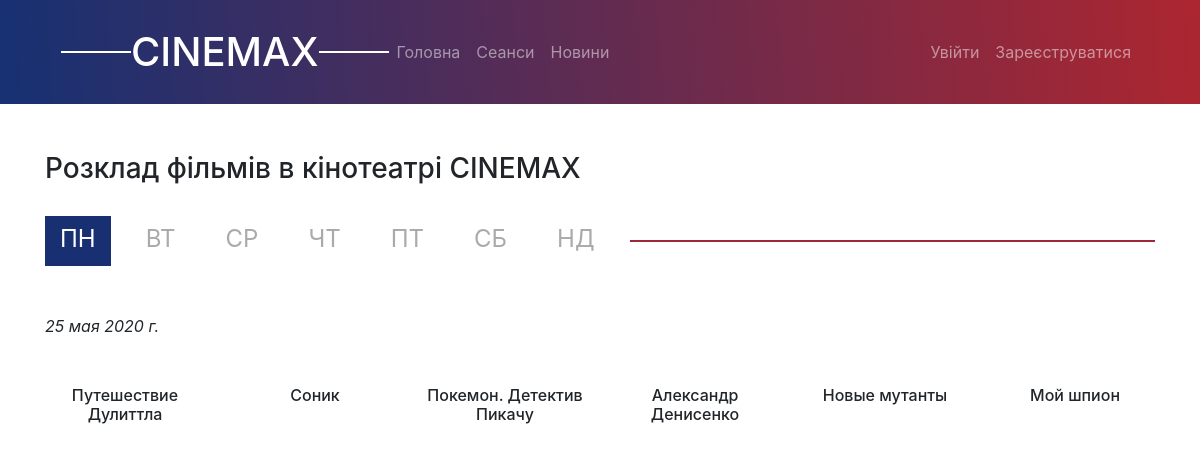
Before: /sessions/ with the older database file.
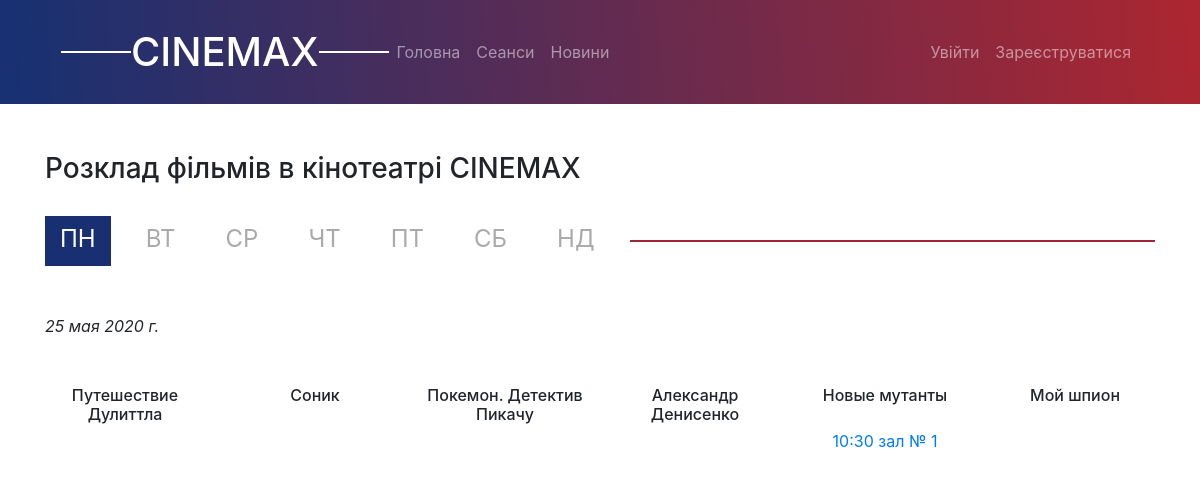
After: the same page with the newer database file.
### app/models.py (models this page shows, shortened)
class TimeStampMixin(models.Model):
    created_at = models.DateTimeField(auto_now_add=True, null=True)
    updated_at = models.DateTimeField(auto_now=True, null=True)
    class Meta:
        abstract = True

class Weekday(TimeStampMixin, models.Model):
    weekday = models.CharField(max_length=150)
    date = models.DateField()
    weekday_en = models.CharField(max_length=50)

class Film(TimeStampMixin, models.Model): # Фильм
    name = models.CharField(max_length = 150)
    duration_film = models.TimeField() # '14:30'
    desc = models.TextField()
    year = models.PositiveSmallIntegerField("Дата выхода", default=2019)
    contry = models.CharField(max_length = 150)
    genre = models.ManyToManyField(Genre, verbose_name="жанры")
    actor = models.ManyToManyField(Actor, verbose_name="актеры", related_name="film_actor")
    directors = models.ManyToManyField(Actor, verbose_name="режиссер", related_name="film_director")
    premiere = models.CharField(max_length = 150)
    budget = models.PositiveIntegerField()
    image = models.ImageField(upload_to = 'posters/')
    url_trailer = models.CharField(max_length=200)

class Session(TimeStampMixin, models.Model): # сеанс
    id_film = models.ForeignKey(Film, on_delete = models.CASCADE)
    session_date = models.DateField()
    id_time_session = models.ForeignKey(Time_Sessions, on_delete = models.CASCADE)
    id_hall = models.ForeignKey(Hall, on_delete = models.CASCADE)
    price_session = models.PositiveIntegerField()

class Time_Sessions(TimeStampMixin, models.Model):
    time = models.TimeField()

class Hall(TimeStampMixin, models.Model): # зал
    number_hall = models.IntegerField()
    number_of_row = models.IntegerField()
    number_of_seats_in_a_row = models.IntegerField()
    spaciousness = models.IntegerField()

### app/views.py (the view, shortened to what this page needs)
# urls.py: path('sessions/', app_views.SessionsListView.as_view(), name="sessions"),
class SessionsListView(View):
    def get(self, request):
        tday = date.today()
        num_week_day = date.today().weekday()
        if num_week_day == 0:
            pn = tday + datetime.timedelta(days=0)
            vt = tday + datetime.timedelta(days=1)
            sr = tday + datetime.timedelta(days=2)
            ct = tday + datetime.timedelta(days=3)
            pt = tday + datetime.timedelta(days=4)
            sb = tday + datetime.timedelta(days=5)
            nd = tday + datetime.timedelta(days=6)
        sessions_pn = Session.objects.filter(session_date = pn ).all()
        sessions_vt = Session.objects.filter(session_date = vt ).all()
        sessions_sr = Session.objects.filter(session_date = sr ).all()
        sessions_ct = Session.objects.filter(session_date = ct ).all()
        sessions_pt = Session.objects.filter(session_date = pt ).all()
        sessions_sb = Session.objects.filter(session_date = sb ).all()
        sessions_nd = Session.objects.filter(session_date = nd ).all()
        sessions_time = Time_Sessions.objects.all()
        sessions = Session.objects.all()
        days = ['пн', 'вт', 'ср', 'чт', 'пт', 'сб', 'нд']
        k = 0
        for i in range(0, len(days)):
            try:
                Weekday.objects.filter(weekday = days[num_week_day + i]).update(date = tday + datetime.timedelta(days=i))
                k += 1
            except Exception:
                Weekday.objects.filter(weekday = days[i-k]).update(date = tday + datetime.timedelta(days=i))
        active_vkladka = 0
        for day in Weekday.objects.all():
            dat = day.date
            if dat.weekday() == num_week_day:
                active_vkladka = day.weekday_en
        sessions = Session.objects.all()
        week = Weekday.objects.order_by('-id').all()
        movies = Film.objects.order_by('-id').all()
        halls = Hall.objects.all()
        context = {
            'sessions_pn': sessions_pn,
            'sessions_vt': sessions_vt,
            'sessions_sr': sessions_sr,
            'sessions_ct': sessions_ct,
            'sessions_pt': sessions_pt,
            'sessions_sb': sessions_sb,
            'sessions_nd': sessions_nd,
            'sessions_time': sessions_time,
            'num_week_day': num_week_day,
            'active_vkladka': active_vkladka,
            'sessions': sessions,
            'movies': movies,
            'halls': halls,
            'week': week,
        }
        return render(request, 'app_template/sessions.html', context)

### templates/app_template/sessions.html (shortened to what this page needs)
{% extends "base.html" %}
{% load static %}
{% block stylesheet %}
    <link rel="stylesheet" href="{% static 'css/jquery.fancybox.css' %}">
    <link rel="stylesheet" href="{% static 'css/sessions.css' %}">
{% endblock %}
{% block content %}
    <div class="sessions">
        <div class="container">
            <h3 class="sessions-top mt-5">
                Розклад фільмів в кінотеатрі СINEMAX
            </h3>
            <div class="sessions-tabs d-flex align-items-center">
                <nav class="days d-flex">
                    {% for day in week %}
                        <a href="#{{ day.weekday_en }}" class="day tabs-item {% if day.weekday_en == active_vkladka %} active {% endif %}">{{ day.weekday }}</a></li>
                    {% endfor %}
                </nav>
                <span class="line"></span>
            </div>
            {% for day in week %}
                <div id="{{day.weekday_en}}" class="sessions-bottom mt-5 tabs-content {% if day.weekday_en == active_vkladka %} visible {% endif %} ">
                    <em >{{day.date}}</em> <br>
                    <div class="row text-center mt-5">
                        {% for movie in movies %}
                            <div class="col-md-2 mb-5">
                                <h6>{{ movie.name }}</h6> <br>
                                {% for sess in sessions %}
                                    {% if day.date == sess.session_date %}
                                        {% if sess.id_film_id == movie.id %}
                                            <a href="{% url 'app:reserve' sess.id_hall_id sess.id_film_id sess.id %}" class="mt-2">
                                                {{ sess.id_time_session.time }}
                                                зал №
                                                {{ sess.id_hall.number_hall }}
                                            </a> <br>
                                        {% endif %}
                                    {% endif %}
                                {% endfor %}
                            </div>
                        {% endfor %}
                    </div>
                </div>
            {% endfor %}
        </div>
    </div>
{% endblock %}
{% block js %}
    <link rel="stylesheet" href="{% static 'js/jquery.fancybox.min.js' %}">
{% endblock %}

Changed rows visible on the page:
added Session: id_time_session.time "10:30", id_hall.number_hall "1", shown under Film "Новые мутанты"
